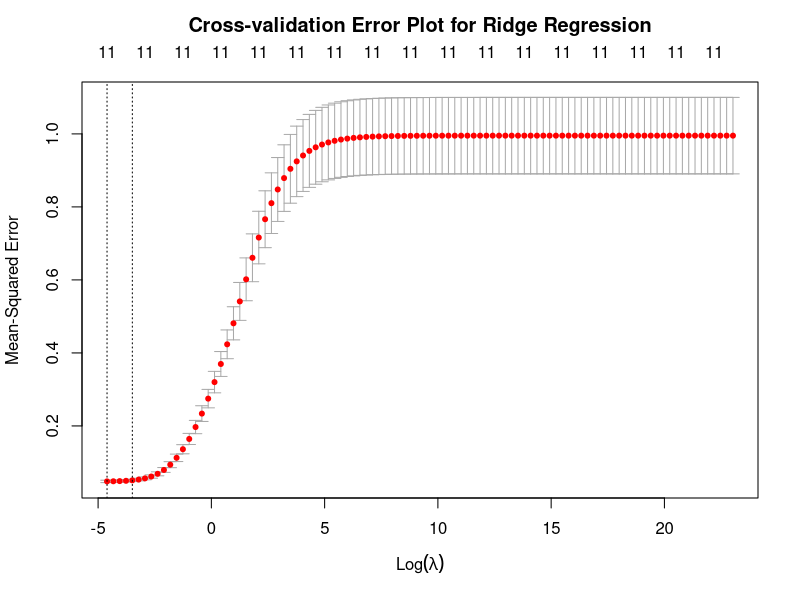

Write R code to recreate this figure.
library("glmnet")
set.seed(42)

# read in data sets
train_set = read.csv("../../data/train-set.csv", row.names=1)
test_set = read.csv("../../data/test-set.csv", row.names=1)
full_set = read.csv("../../data/scaled-credit.csv", row.names=1)

# fit on train set using cross-validation
train_x = as.matrix(train_set[-12])
train_y = as.matrix(train_set[12])
grid = 10^seq(10, -2, length = 100)
ridge_model_list = cv.glmnet(train_x, train_y, lambda=grid, intercept=FALSE, standardize=FALSE, alpha=0)

# select the best model
min_grid = ridge_model_list$lambda.min
ridge_best_model = glmnet(train_x, train_y, lambda=min_grid, intercept=FALSE, standardize=FALSE, alpha=0)

# plot cross-validation errors
png("../../images/ridge-cross-validation-errors.png")
plot(ridge_model_list)
title("Cross-validation Error Plot for Ridge Regression",line=2.5)
dev.off()

# compute test MSE using best model
test_x = as.matrix(test_set[-12])
test_y = test_set[12]
predict_y = predict(object=ridge_best_model, newx=test_x)
ridge_mse = mean((predict_y-test_y)**2)

# refit on full dataset
full_x = as.matrix(full_set[-12])
full_y = as.matrix(full_set[12])
ridge_full_model = glmnet(full_x, full_y, lambda=min_grid, intercept=FALSE, standardize=FALSE, alpha=0)

# save list of models, test MSE and final coefficient estimates
save(ridge_model_list, ridge_mse, ridge_full_model, file="../../data/ridge-data.RData")